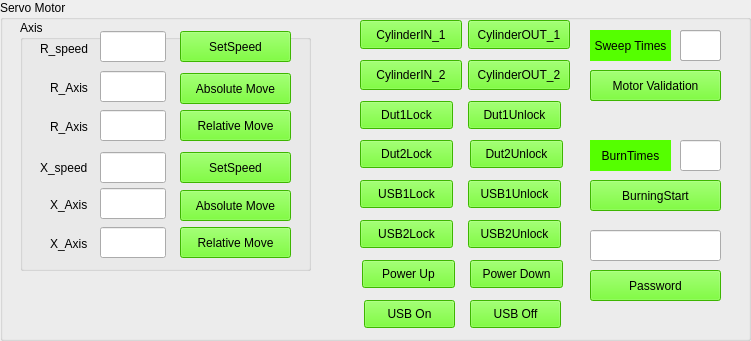
   <widget class="QGroupBox" name="BoxServoMotor">
    <property name="geometry">
     <rect>
      <x>10</x>
      <y>70</y>
      <width>751</width>
      <height>341</height>
     </rect>
    </property>
    <property name="title">
     <string>Servo Motor</string>
    </property>
    <widget class="QPushButton" name="ButtonBurningStart">
     <property name="geometry">
      <rect>
       <x>590</x>
       <y>180</y>
       <width>131</width>
       <height>31</height>
      </rect>
     </property>
     <property name="styleSheet">
      <string notr="true">background-color: rgb(85, 255, 0);</string>
     </property>
     <property name="text">
      <string>BurningStart</string>
     </property>
    </widget>
    <widget class="QLabel" name="label_7">
     <property name="geometry">
      <rect>
       <x>590</x>
       <y>140</y>
       <width>81</width>
       <height>31</height>
      </rect>
     </property>
     <property name="styleSheet">
      <string notr="true">background-color: rgb(85, 255, 0);</string>
     </property>
     <property name="text">
      <string>BurnTimes</string>
     </property>
     <property name="alignment">
      <set>Qt::AlignCenter</set>
     </property>
    </widget>
    <widget class="QLineEdit" name="EditBurnTimes">
     <property name="geometry">
      <rect>
       <x>680</x>
       <y>140</y>
       <width>41</width>
       <height>31</height>
      </rect>
     </property>
     <property name="alignment">
      <set>Qt::AlignCenter</set>
     </property>
    </widget>
    <widget class="QGroupBox" name="groupBox_2">
     <property name="geometry">
      <rect>
       <x>20</x>
       <y>20</y>
       <width>291</width>
       <height>251</height>
      </rect>
     </property>
     <property name="title">
      <string>Axis</string>
     </property>
     <widget class="QLineEdit" name="EditServoSpeed">
      <property name="geometry">
       <rect>
        <x>80</x>
        <y>11</y>
        <width>66</width>
        <height>31</height>
       </rect>
      </property>
      <property name="alignment">
       <set>Qt::AlignCenter</set>
      </property>
     </widget>
     <widget class="QLineEdit" name="EditAbsolute">
      <property name="geometry">
       <rect>
        <x>80</x>
        <y>51</y>
        <width>66</width>
        <height>31</height>
       </rect>
      </property>
      <property name="alignment">
       <set>Qt::AlignCenter</set>
      </property>
     </widget>
     <widget class="QLabel" name="label_165">
      <property name="geometry">
       <rect>
        <x>30</x>
        <y>99</y>
        <width>51</width>
        <height>16</height>
       </rect>
      </property>
      <property name="text">
       <string>R_Axis</string>
      </property>
     </widget>
     <widget class="QLabel" name="label_161">
      <property name="geometry">
       <rect>
        <x>30</x>
        <y>60</y>
        <width>51</width>
        <height>16</height>
       </rect>
      </property>
      <property name="text">
       <string>R_Axis</string>
      </property>
     </widget>
     <widget class="QPushButton" name="ButtonAbsoluteMove">
      <property name="geometry">
       <rect>
        <x>160</x>
        <y>53</y>
        <width>111</width>
        <height>31</height>
       </rect>
      </property>
      <property name="styleSheet">
       <string notr="true">background-color: rgb(85, 255, 0);</string>
      </property>
      <property name="text">
       <string>Absolute Move</string>
      </property>
     </widget>
     <widget class="QLineEdit" name="EditRelative">
      <property name="geometry">
       <rect>
        <x>80</x>
        <y>90</y>
        <width>66</width>
        <height>31</height>
       </rect>
      </property>
      <property name="alignment">
       <set>Qt::AlignCenter</set>
      </property>
     </widget>
     <widget class="QLabel" name="label_4">
      <property name="geometry">
       <rect>
        <x>20</x>
        <y>19</y>
        <width>61</width>
        <height>20</height>
       </rect>
      </property>
      <property name="text">
       <string>R_speed</string>
      </property>
     </widget>
     <widget class="QPushButton" name="ButtonRelativeMove">
      <property name="geometry">
       <rect>
        <x>160</x>
        <y>90</y>
        <width>111</width>
        <height>31</height>
       </rect>
      </property>
      <property name="styleSheet">
       <string notr="true">background-color: rgb(85, 255, 0);</string>
      </property>
      <property name="text">
       <string>Relative Move</string>
      </property>
     </widget>
     <widget class="QPushButton" name="ButtonSetServoSpeed">
      <property name="geometry">
       <rect>
        <x>160</x>
        <y>11</y>
        <width>111</width>
        <height>31</height>
       </rect>
      </property>
      <property name="styleSheet">
       <string notr="true">background-color: rgb(85, 255, 0);</string>
      </property>
      <property name="text">
       <string>SetSpeed</string>
      </property>
     </widget>
     <widget class="QLineEdit" name="EditRelative_X">
      <property name="geometry">
       <rect>
        <x>80</x>
        <y>207</y>
        <width>66</width>
        <height>31</height>
       </rect>
      </property>
      <property name="alignment">
       <set>Qt::AlignCenter</set>
      </property>
     </widget>
     <widget class="QPushButton" name="ButtonAbsoluteMove_X">
      <property name="geometry">
       <rect>
        <x>160</x>
        <y>170</y>
        <width>111</width>
        <height>31</height>
       </rect>
      </property>
      <property name="styleSheet">
       <string notr="true">background-color: rgb(85, 255, 0);</string>
      </property>
      <property name="text">
       <string>Absolute Move</string>
      </property>
     </widget>
     <widget class="QPushButton" name="ButtonRelativeMove_X">
      <property name="geometry">
       <rect>
        <x>160</x>
        <y>207</y>
        <width>111</width>
        <height>31</height>
       </rect>
      </property>
      <property name="styleSheet">
       <string notr="true">background-color: rgb(85, 255, 0);</string>
      </property>
      <property name="text">
       <string>Relative Move</string>
      </property>
     </widget>
     <widget class="QLabel" name="label_166">
      <property name="geometry">
       <rect>
        <x>30</x>
        <y>216</y>
        <width>51</width>
        <height>16</height>
       </rect>
      </property>
      <property name="text">
       <string>X_Axis</string>
      </property>
     </widget>
     <widget class="QLabel" name="label_162">
      <property name="geometry">
       <rect>
        <x>30</x>
        <y>177</y>
        <width>51</width>
        <height>16</height>
       </rect>
      </property>
      <property name="text">
       <string>X_Axis</string>
      </property>
     </widget>
     <widget class="QLineEdit" name="EditAbsolute_X">
      <property name="geometry">
       <rect>
        <x>80</x>
        <y>168</y>
        <width>66</width>
        <height>31</height>
       </rect>
      </property>
      <property name="alignment">
       <set>Qt::AlignCenter</set>
      </property>
     </widget>
     <widget class="QLabel" name="label_15">
      <property name="geometry">
       <rect>
        <x>20</x>
        <y>140</y>
        <width>61</width>
        <height>16</height>
       </rect>
      </property>
      <property name="text">
       <string>X_speed</string>
      </property>
     </widget>
     <widget class="QPushButton" name="ButtonSetServoSpeed_X">
      <property name="geometry">
       <rect>
        <x>160</x>
        <y>132</y>
        <width>111</width>
        <height>31</height>
       </rect>
      </property>
      <property name="styleSheet">
       <string notr="true">background-color: rgb(85, 255, 0);</string>
      </property>
      <property name="text">
       <string>SetSpeed</string>
      </property>
     </widget>
     <widget class="QLineEdit" name="EditServoSpeed_X">
      <property name="geometry">
       <rect>
        <x>80</x>
        <y>132</y>
        <width>66</width>
        <height>31</height>
       </rect>
      </property>
      <property name="alignment">
       <set>Qt::AlignCenter</set>
      </property>
     </widget>
    </widget>
    <widget class="QPushButton" name="ButtonMotorValidation">
     <property name="geometry">
      <rect>
       <x>590</x>
       <y>70</y>
       <width>131</width>
       <height>31</height>
      </rect>
     </property>
     <property name="styleSheet">
      <string notr="true">background-color: rgb(85, 255, 0);</string>
     </property>
     <property name="text">
      <string>Motor Validation</string>
     </property>
    </widget>
    <widget class="QLabel" name="label_11">
     <property name="geometry">
      <rect>
       <x>590</x>
       <y>30</y>
       <width>81</width>
       <height>31</height>
      </rect>
     </property>
     <property name="styleSheet">
      <string notr="true">background-color: rgb(85, 255, 0);</string>
     </property>
     <property name="text">
      <string>Sweep Times</string>
     </property>
     <property name="alignment">
      <set>Qt::AlignCenter</set>
     </property>
    </widget>
    <widget class="QLineEdit" name="EditSweepTimes">
     <property name="geometry">
      <rect>
       <x>680</x>
       <y>30</y>
       <width>41</width>
       <height>31</height>
      </rect>
     </property>
     <property name="alignment">
      <set>Qt::AlignCenter</set>
     </property>
    </widget>
    <widget class="QPushButton" name="BtDutLock_2">
     <property name="geometry">
      <rect>
       <x>360</x>
       <y>140</y>
       <width>93</width>
       <height>28</height>
      </rect>
     </property>
     <property name="styleSheet">
      <string notr="true">background-color: rgb(85, 255, 0);</string>
     </property>
     <property name="text">
      <string>Dut2Lock</string>
     </property>
    </widget>
    <widget class="QPushButton" name="BtDutUnlock_2">
     <property name="geometry">
      <rect>
       <x>470</x>
       <y>140</y>
       <width>93</width>
       <height>28</height>
      </rect>
     </property>
     <property name="styleSheet">
      <string notr="true">background-color: rgb(85, 255, 0);</string>
     </property>
     <property name="text">
      <string>Dut2Unlock</string>
     </property>
    </widget>
    <widget class="QPushButton" name="ButtonCylinderIN_1">
     <property name="geometry">
      <rect>
       <x>360</x>
       <y>20</y>
       <width>102</width>
       <height>29</height>
      </rect>
     </property>
     <property name="styleSheet">
      <string notr="true">background-color: rgb(85, 255, 0);</string>
     </property>
     <property name="text">
      <string>CylinderIN_1</string>
     </property>
    </widget>
    <widget class="QPushButton" name="BtUSBLock">
     <property name="geometry">
      <rect>
       <x>360</x>
       <y>180</y>
       <width>93</width>
       <height>28</height>
      </rect>
     </property>
     <property name="styleSheet">
      <string notr="true">background-color: rgb(85, 255, 0);</string>
     </property>
     <property name="text">
      <string>USB1Lock</string>
     </property>
    </widget>
    <widget class="QPushButton" name="BtUSBLock_2">
     <property name="geometry">
      <rect>
       <x>360</x>
       <y>220</y>
       <width>93</width>
       <height>28</height>
      </rect>
     </property>
     <property name="styleSheet">
      <string notr="true">background-color: rgb(85, 255, 0);</string>
     </property>
     <property name="text">
      <string>USB2Lock</string>
     </property>
    </widget>
    <widget class="QPushButton" name="ButtonCylinderIN_2">
     <property name="geometry">
      <rect>
       <x>360</x>
       <y>60</y>
       <width>102</width>
       <height>30</height>
      </rect>
     </property>
     <property name="styleSheet">
      <string notr="true">background-color: rgb(85, 255, 0);</string>
     </property>
     <property name="text">
      <string>CylinderIN_2</string>
     </property>
    </widget>
    <widget class="QPushButton" name="BtDutLock">
     <property name="geometry">
      <rect>
       <x>360</x>
       <y>101</y>
       <width>93</width>
       <height>28</height>
      </rect>
     </property>
     <property name="styleSheet">
      <string notr="true">background-color: rgb(85, 255, 0);</string>
     </property>
     <property name="text">
      <string>Dut1Lock</string>
     </property>
    </widget>
    <widget class="QPushButton" name="ButtonCylinderOUT_1">
     <property name="geometry">
      <rect>
       <x>468</x>
       <y>20</y>
       <width>102</width>
       <height>29</height>
      </rect>
     </property>
     <property name="styleSheet">
      <string notr="true">background-color: rgb(85, 255, 0);</string>
     </property>
     <property name="text">
      <string>CylinderOUT_1</string>
     </property>
    </widget>
    <widget class="QPushButton" name="ButtonCylinderOUT_2">
     <property name="geometry">
      <rect>
       <x>468</x>
       <y>60</y>
       <width>102</width>
       <height>30</height>
      </rect>
     </property>
     <property name="styleSheet">
      <string notr="true">background-color: rgb(85, 255, 0);</string>
     </property>
     <property name="text">
      <string>CylinderOUT_2</string>
     </property>
    </widget>
    <widget class="QPushButton" name="BtDutUnlock">
     <property name="geometry">
      <rect>
       <x>468</x>
       <y>101</y>
       <width>93</width>
       <height>28</height>
      </rect>
     </property>
     <property name="styleSheet">
      <string notr="true">background-color: rgb(85, 255, 0);</string>
     </property>
     <property name="text">
      <string>Dut1Unlock</string>
     </property>
    </widget>
    <widget class="QPushButton" name="BtUSBUnlock">
     <property name="geometry">
      <rect>
       <x>468</x>
       <y>180</y>
       <width>93</width>
       <height>28</height>
      </rect>
     </property>
     <property name="styleSheet">
      <string notr="true">background-color: rgb(85, 255, 0);</string>
     </property>
     <property name="text">
      <string>USB1Unlock</string>
     </property>
    </widget>
    <widget class="QPushButton" name="BtUSBUnlock_2">
     <property name="geometry">
      <rect>
       <x>468</x>
       <y>220</y>
       <width>93</width>
       <height>28</height>
      </rect>
     </property>
     <property name="styleSheet">
      <string notr="true">background-color: rgb(85, 255, 0);</string>
     </property>
     <property name="text">
      <string>USB2Unlock</string>
     </property>
    </widget>
    <widget class="QPushButton" name="BtPower_Up">
     <property name="geometry">
      <rect>
       <x>362</x>
       <y>260</y>
       <width>93</width>
       <height>28</height>
      </rect>
     </property>
     <property name="styleSheet">
      <string notr="true">background-color: rgb(85, 255, 0);</string>
     </property>
     <property name="text">
      <string>Power Up</string>
     </property>
    </widget>
    <widget class="QPushButton" name="BtPower_Down">
     <property name="geometry">
      <rect>
       <x>470</x>
       <y>260</y>
       <width>93</width>
       <height>28</height>
      </rect>
     </property>
     <property name="styleSheet">
      <string notr="true">background-color: rgb(85, 255, 0);</string>
     </property>
     <property name="text">
      <string>Power Down</string>
     </property>
    </widget>
    <widget class="QLabel" name="label_16">
     <property name="geometry">
      <rect>
       <x>590</x>
       <y>140</y>
       <width>81</width>
       <height>31</height>
      </rect>
     </property>
     <property name="styleSheet">
      <string notr="true">background-color: rgb(85, 255, 0);</string>
     </property>
     <property name="text">
      <string>BurnTimes</string>
     </property>
     <property name="alignment">
      <set>Qt::AlignCenter</set>
     </property>
    </widget>
    <widget class="QLabel" name="label_17">
     <property name="geometry">
      <rect>
       <x>590</x>
       <y>30</y>
       <width>81</width>
       <height>31</height>
      </rect>
     </property>
     <property name="styleSheet">
      <string notr="true">background-color: rgb(85, 255, 0);</string>
     </property>
     <property name="text">
      <string>Sweep Times</string>
     </property>
     <property name="alignment">
      <set>Qt::AlignCenter</set>
     </property>
    </widget>
    <widget class="QPushButton" name="ButtonMotorValidation_2">
     <property name="geometry">
      <rect>
       <x>590</x>
       <y>70</y>
       <width>131</width>
       <height>31</height>
      </rect>
     </property>
     <property name="styleSheet">
      <string notr="true">background-color: rgb(85, 255, 0);</string>
     </property>
     <property name="text">
      <string>Motor Validation</string>
     </property>
    </widget>
    <widget class="QLineEdit" name="EditSweepTimes_2">
     <property name="geometry">
      <rect>
       <x>680</x>
       <y>30</y>
       <width>41</width>
       <height>31</height>
      </rect>
     </property>
     <property name="alignment">
      <set>Qt::AlignCenter</set>
     </property>
    </widget>
    <widget class="QLineEdit" name="textEditPassword">
     <property name="geometry">
      <rect>
       <x>590</x>
       <y>230</y>
       <width>131</width>
       <height>31</height>
      </rect>
     </property>
     <property name="alignment">
      <set>Qt::AlignCenter</set>
     </property>
    </widget>
    <widget class="QPushButton" name="BtnPassword">
     <property name="geometry">
      <rect>
       <x>590</x>
       <y>270</y>
       <width>131</width>
       <height>31</height>
      </rect>
     </property>
     <property name="styleSheet">
      <string notr="true">background-color: rgb(85, 255, 0);</string>
     </property>
     <property name="text">
      <string>Password</string>
     </property>
    </widget>
    <widget class="QPushButton" name="BtUSB_Off">
     <property name="geometry">
      <rect>
       <x>470</x>
       <y>300</y>
       <width>91</width>
       <height>28</height>
      </rect>
     </property>
     <property name="styleSheet">
      <string notr="true">background-color: rgb(85, 255, 0);</string>
     </property>
     <property name="text">
      <string>USB Off</string>
     </property>
    </widget>
    <widget class="QPushButton" name="BtUSB_On">
     <property name="geometry">
      <rect>
       <x>364</x>
       <y>300</y>
       <width>91</width>
       <height>28</height>
      </rect>
     </property>
     <property name="styleSheet">
      <string notr="true">background-color: rgb(85, 255, 0);</string>
     </property>
     <property name="text">
      <string>USB On</string>
     </property>
    </widget>
   </widget>
